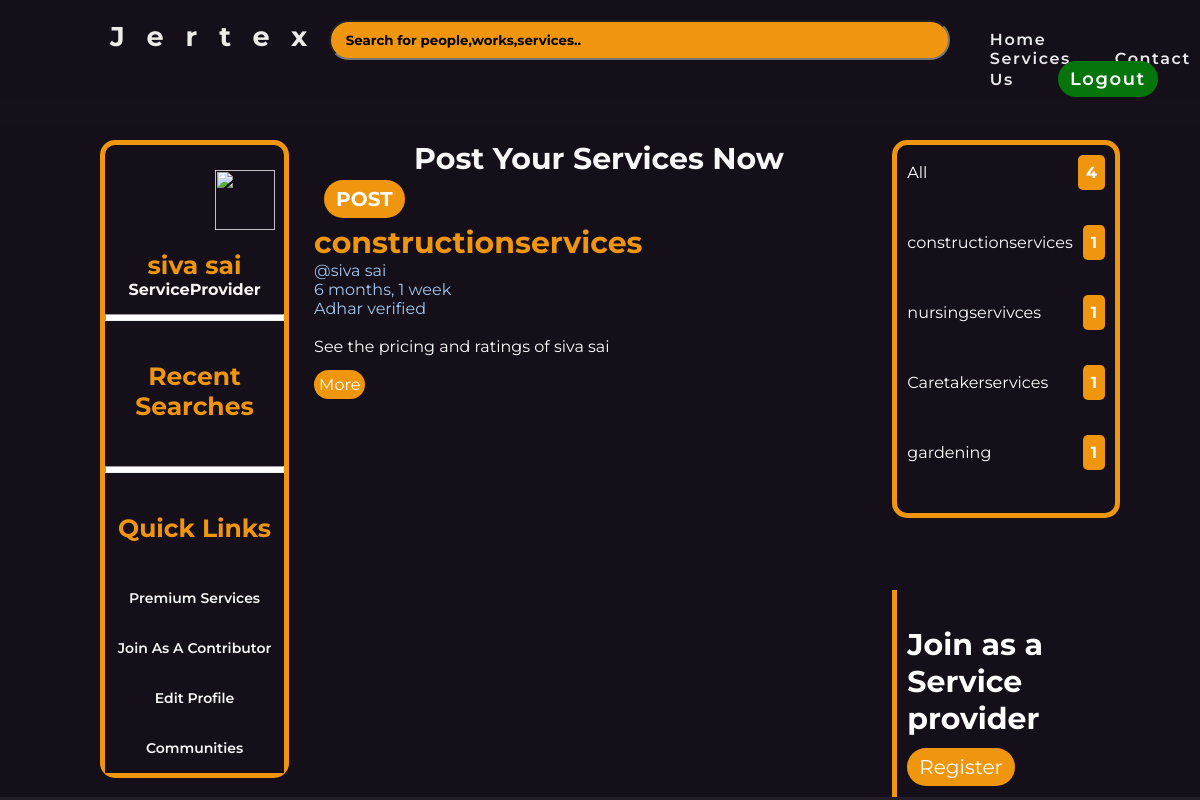
The app's page /feed?q=constructionservices (signed in) with its own data.
### main/models.py (models this page shows, shortened)
class Postmsg(models.Model):
      host=models.ForeignKey(User, on_delete=models.CASCADE)
      workname=models.ForeignKey(occupations, on_delete=models.CASCADE)
      message=models.TextField()
      posted=models.DateTimeField(auto_now=True)
      edited=models.DateTimeField(auto_now_add=True)

class occupations(models.Model):
    work=models.CharField(max_length=50)

class numberofserviceproviders(models.Model):
    workname=models.CharField(max_length=50)
    count=models.IntegerField()

### main/views.py (the view)
# urls.py: path('feed',views.feed,name="feed"),
@login_required(login_url='login')
def feed(request):
    text=request.GET.get('q') if request.GET.get('q')!=None else ''
    feedinfo=Postmsg.objects.filter(workname__work__icontains=text)
    info=request.user
    type=info.last_name
    services=occupations.objects.all()
    countposts=Postmsg.objects.all().count()
    number=numberofserviceproviders.objects.all()
    searchinfo=Search.objects.filter(searcheduser=request.user)
    context={'data1':info,'data2':feedinfo,'data4':services,'data5':countposts,'data6':number,'data7':type,'data3':searchinfo}
    return render(request,'feed.html',context)
    class Meta:
        ordering=['-edited','-posted']

### templates/feed.html (shortened to what this page needs)
{% load static %}
<!DOCTYPE html>
<html lang="en">
<head>
    <link rel="stylesheet" href="{% static 'css/feed.css' %}">
    <link rel="stylesheet" href="{% static 'css/home.css' %}">
</head>
<body>
    <header >
        <nav>
               <a href="{% url 'feed' %}" class="logo">Jertex</a>
               <form action="" method="get" class="searchedform">
                <input type="text" id="searchfeed" name="q" placeholder="Search for people,works,services..">
                 </form>
                <ul class="nav_links">
                    <li><a class="nav_a" href="{% url 'home' %}">Home</a></li>
                    <li><a  class="nav_a" href="#">services</a></li>
                    <li><a  class="nav_a"  href="#">Contact Us</a></li>
                    <li><a href="{% url 'logout' %}" class="logoutbtn">logout</a></li>
                </ul>
        </nav>
    </header>
<section class="feed">
    <section class="userinfo">
        <section class="border1">
                <img class="profilepic"src="{% static 'images/icon-4399701_640.png' %}"><br>
                <h3 class="userinfotext">{{data1.first_name}}</h3>
                <h4 class=" consumertext">{{data1.last_name}}</h4><hr style="height: 5px; background-color: white;">
                <h4 class="recentactivity">Recent Searches</h4>
                <hr style="height: 5px; background-color: white;">
                <h4 class="recentactivity">
                    Quick Links<br><br>
                </h4>
                <ul class="Quicklinkslist">
                        <li class="quicklist">
                            <a href="#" class="alist">Premium Services</a>
                        </li>
                        <li class="quicklist">
                            <a href="{% url 'serviceproviderregister' %}" class="alist">Join as a contributor</a>
                        </li>
                        <li class="quicklist">
                            <a href="{% url 'userprofile' %}" class="alist">Edit profile</a>
                        </li>
                        <li class="quicklist">
                            <a href="#" class="alist">communities</a>
                        </li>
                </ul>
        </section>
    </section>
    <section class="feedinfo">
                {% if request.user.last_name == 'consumer' %}
                    <span class="feedinfotitle">Order Your Services Now <a href="{% url 'orderservice' %}" class="orderbtn" >Order</a></span><br>
                {% else %}
                   <span class="feedinfotitle">Post Your Services Now <a href="{% url 'serviceproviderpost' %}" class="orderbtn" >POST</a></span><br>
                {% endif %}
                {% for i in data2 %}
                <section class="indivisualservice">
                        <section class="posts">
                        <h2 class="serviceheading">{{i.workname.work}}</h2>
                        <a href="#" class="serviceproviderusername">@{{i.host.first_name}}</a><br><span class="postedtime" >{{i.posted|timesince}}</span><br><span class="postedtime">Adhar verified</span> <br>
                        <span class="posttext">{{i.messsage}}
                            <br>See the pricing and ratings of {{i.host.first_name}} <br><br>
                            <a href="{% url 'serviceproviderinfo' i.host %}" class="seemorebtn">More</a>
                        </span>
                        </section>
                </section>
                {% endfor %}
    </section>
    <section class="groupingandothes">
            <section class="border3">
                 <br>
                 <div class="listrow">
                    <div class="servicename">
                         <a href="{% url 'feed' %}" class="listitem">All</a>
                    </div>
                    <div class="number">
                       <span class="availablemembers">{{data5}}</span>
                    </div>
                </div>
                <br><br>
                {% for i in data6 %}
                    <div class="listrow">
                        <div class="servicename">
                            <a href="{% url 'feed' %}?q={{i.workname}}" class="listitem">{{i.workname}}</a>
                        </div>
                            <div class="number">
                                <span class="availablemembers">{{i.count}}</span>
                            </div>
                    </div>
                    <br><br>
                {% endfor %}
            </section>
            <br><br><br><br>
            <section style="border-left:5px solid #f0960e;">
                   <br><br>
                   <h4 class="serviceheading" style="margin-left: 10px; color:white;">Join as a Service provider</h4><br>
                   <a href="{% url 'serviceproviderregister' %}" class="orderbtn">Register</a><br><br>
            </section>
    </section>
</section>
</body>
</html>

### static/css/feed.css (style rules this page uses)
body { margin:0; }
.feed { display: grid; grid-template-columns: 2fr 4fr 2fr; margin-top: 25px; background-color: rgba(21, 15, 25, 0.942); }
.userinfo { margin-left: 100px; margin-top: 15px; background-color: rgba(21, 15, 25, 0.942); }
.feedinfo { margin-left:25px; margin-top: 15px; background-color: rgba(21, 15, 25, 0.942); }
.groupingandothes { margin-left:25px; margin-right: 80px; margin-top: 15px; background-color: rgba(21, 15, 25, 0.942); display: flexbox; justify-content: space-between; }
.profilepic { height: 60px; width: 60px; margin-left: 110px; margin-top: 25px; margin-bottom: 20px; }
.userinfotext { font-family: 'Montserrat', sans-serif; color: #f0960e; text-align: center; font-weight: bold; font-size: 25px; }
.consumertext { color: rgb(250, 243, 243); text-align: center; padding-bottom: 15px; font-family: 'Montserrat', sans-serif; }
.recentactivity { color: #f0960e; text-align: center; padding-top: 40px; font-family: 'Montserrat', sans-serif; font-weight: bold; font-size: 25px; }
.alist { text-decoration: None; color: rgb(247, 247, 247); font-family: 'Montserrat', sans-serif; font-size: 14px; transition: 0.2s ease-in-out; display: block; transition: 0.2s ease-in-out; }
.Quicklinkslist { line-height: 50px; text-decoration: None; list-style-type: None; text-align: center; padding-left: 0%; }
.feedinfotitle { color: rgb(247, 247, 247); font-family: 'Montserrat', sans-serif; font-weight: bold; font-size: 30px; margin-left: 100px; }
.orderbtn { margin-left: 10px; text-decoration: none; color: white; font-family: 'Montserrat', sans-serif; background-color:#f0960e; font-size: 20px; padding-left: 12px; padding-right: 12px; padding-top: 7px; padding-bottom: 7px; border-radius: 20px; transition: 0.2s ease-in-out; }
.serviceheading { color: #f0960e; font-family: 'Montserrat', sans-serif; font-size: 30px; }
.posts { padding-top: 10px; }
.posttext { font-family: 'Montserrat', sans-serif; color: white; margin-top: 10px; }
.seemorebtn { text-decoration: none; color: white; font-family: 'Montserrat', sans-serif; background-color:#f0960e; padding: 5px; border-radius: 20px; }
.serviceproviderusername { color: rgb(160, 200, 239); text-decoration: none; font-family: 'Montserrat', sans-serif; }
.postedtime { text-align: right; color: rgb(160, 200, 239); text-decoration: none; font-family: 'Montserrat', sans-serif; }
.availablemembers { text-align: right; }
.listitem { text-decoration: none; color: white; font-family: 'Montserrat', sans-serif; transition: 0.2s ease-in-out; }
.availablemembers { margin-left: 10px; color: rgb(255, 255, 255); background-color: #f0960e; font-weight: bold; padding: 8px; border-radius: 5px; font-family: 'Montserrat', sans-serif; }
.listrow { display: flex; justify-content: space-between; padding-bottom: 15px; margin-left: 10px; margin-right: 10px; }
.border1,.border3 { border-radius: 15px; border:5px solid #f0960e; }
.logoutbtn { text-decoration: none; color: white; background-color: #04740b; font-family: 'Montserrat', sans-serif; cursor: pointer; font-size: 18px; padding-left: 12px; padding-right: 12px; padding-top: 7px; padding-bottom: 7px; border-radius: 20px; transition: 0.2s ease-in-out; }
#searchfeed { padding-top: 10px; padding-bottom: 10px; }
::placeholder { color: black; font-family: 'Montserrat', sans-serif; }

### static/css/home.css (style rules this page uses)
* { background-color: rgba(21, 15, 25, 0.942); margin: 0; }
.text2,.topics,h1,a { background-color: rgba(21, 15, 25, 0.942); }
.logo { color:rgb(238, 236, 232); font-weight:bold; font-size: 1.7em; font-family: 'Montserrat', sans-serif; letter-spacing: 0.8em; text-decoration: none; padding-left: 10px; transition: all 0.2s ease-out; margin-right: auto; margin-left: 100px; }
.nav_links { list-style: none; padding-top: 10px; padding-bottom: 10px; }
li,a.nav_a,.cta { text-transform: capitalize; text-decoration: none; text-size-adjust: 50px; color:rgb(235, 235, 238);; font-weight: 600; font-size: medium; font-family: 'Montserrat', sans-serif; }
.nav_links li { letter-spacing: 0.1em; display: inline; margin-right:40px; transition: all 0.2s ease-in; }
nav { display: flex; justify-content:flex-end; padding-top: 20px; }
#searchfeed { width:600px; border-radius: 20px; font-weight: bold; background-color: #f0960e; padding-left: 15px; font-family: 'Montserrat', sans-serif; cursor: pointer; color:rgba(255, 255, 255, 0.777); }

### records on screen
Postmsg: workname.work "constructionservices", host.first_name "siva sai", posted "6 months, 1 week"
numberofserviceproviders: workname "constructionservices", count "1"
numberofserviceproviders: workname "nursingservivces", count "1"
numberofserviceproviders: workname "Caretakerservices", count "1"
numberofserviceproviders: workname "gardening", count "1"

### other values on screen
{{ data1.first_name }} "siva sai"
{{ data1.last_name }} "ServiceProvider"
{{ data5 }} "4"
